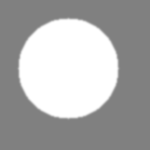
%> input picture Homework3/test.png, 150 x 150 px
$ octave --eval "houImg;"   (GNU Octave 9; MATLAB toolbox functions it lacks are replaced by stand-ins)
%> lines starting %> are read from the running program, lines starting %| are printed output that depends on the picture; in (x1, y1, x2, y2) boxes, pixels count from 0 and x2, y2 are one past the last pixel; in counts of white or black regions, pixels touching at a corner belong together; the program's own positions count from 1
function []=houImg()
img=imread('test.png');
%> img is the input picture: size 150x150x3 uint8; min 128, max 255, mean 172.3
%  拉普拉斯算子
filter=[0,1,0;1,-4,1;0,1,0];
% 算子大小
fsize=3;
flength = (fsize-1)/2;
% 图像灰度转换
bwImg = double (rgb2gray(img));
[imgH,imgW]=size(bwImg);
%> imgH = 150; imgW = 150
id=1;
imshow(bwImg);
% 处理图像，结果保存在gNewImg
for i=1+flength:imgH-flength
    for j=1+flength:imgW-flength
            temp = bwImg(i-flength:i+flength,j-flength:j+flength);
            newImg(i,j)=sum(sum(temp.*filter));
%             记录边缘点坐标
            if newImg(i,j) ~= 0
                x(id)=i;
                y(id)=j;
                id=id+1;
            end
    end
end
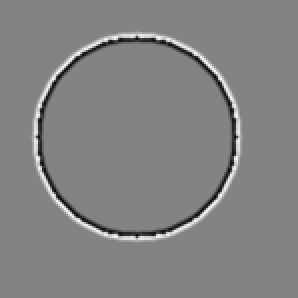
%> newImg: size 149x149 double (shown 2 times larger); min -34, max 32, mean 0; drawn with min black and max white
%> after the loop, id = 1933; x = 1932 values from 16 to 122; y = 1932 values, max 122 at index 959, min 16 at index 946, mean 69
imshow(newImg);
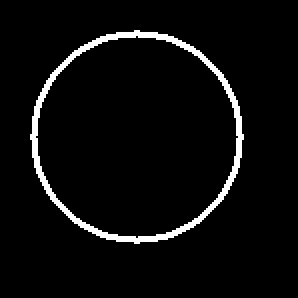
%> displayed picture: size 149x149, on the screen's scale of 0 to 255 (shown 2 times larger); 4.5% white; 1 white region, box (x1, y1, x2, y2) and area: (15, 15, 122, 122) 996
% figure;
% scatter(x,y);
ahold on;
%> (this line was passed over: ahold is not available in this run)
data=[x;y];
%> data = 1932 columns, first 8: [16 16 16 17 17 17 17 17; 68 69 70 59 60 61 62 63]
number=size(data,2);
%> number = 1932
% 霍夫空间
nma=20;
h=zeros(315,2*nma);
ti=1;
% 拟合阈值
ma=80;
for theta=0:0.01:3.14
    p=[-sin(theta),cos(theta)];
    d=p*data;
    for i=1:number
   %由于霍夫空间中d比较大，对d值进行了缩放
    h(ti,round(d(i)/10+nma))=h(ti,round(d(i)/10+nma))+1;
    end
    ti=ti+1;
end
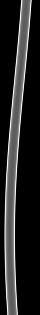
%> h: size 315x40 double; min 0, max 345, mean 48.3; drawn with min black and max white
%> after the loop, ti = 316
[tx,p]=find(h>ma);
%> tx = 3454 values from 1 to 315; p = 3454 values from 5 to 32
% 符合直线条数
lines=size(tx);
%> lines = [3454 1]
% 将还原回距离R
r=(p-nma)*10;
%> r = 3454 values from -150 to 120
% 将theta还原
tx=0.01*tx;
%> tx = 3454 values, max 3.15 at index 447, min 0.01 at index 2768, mean 1.58
x=min(data(:)):20:max(data(:));
%> x = [16 36 56 76 96 116]
% 画出拟合曲线
    for i=1:80:lines
        y = tan(tx(i))*x+r(i)/cos(tx(i));
        if max(y)<160 && min(y)>0
          plot(x,y,'r');
        end
    end
%> this loop made 44 passes
%> (i, y) on passes 2 to 13: (81, [210.5 184.1 157.8 131.4 105.1 78.73]), (161, [464.2 385.6 307.1 228.5 149.9 71.29]), (241, [140.7 129.2 117.8 106.3 94.77 83.27]), (321, [334 273.5 213 152.4 91.93 31.42]), (401, [125.6 115.9 106.2 96.51 86.81 77.11]), (481, [594.2 469.7 345.1 220.5 95.97 -28.59]), (561, [123.1 109.1 95.08 81.06 67.03 53]), (641, [-698 -533.3 -368.5 -203.8 -39 125.8]), (721, [139.4 114.6 89.83 65.06 40.28 15.51]), (801, [98.95 97.11 95.28 93.44 91.6 89.77]), (881, [261.8 194.6 127.4 60.16 -7.06 -74.28]), (961, [93.19 82.74 72.28 61.83 51.38 40.92])
%> y on pass 1: [249.6 219 188.4 157.8 127.3 96.68]
%> `houImg;`:
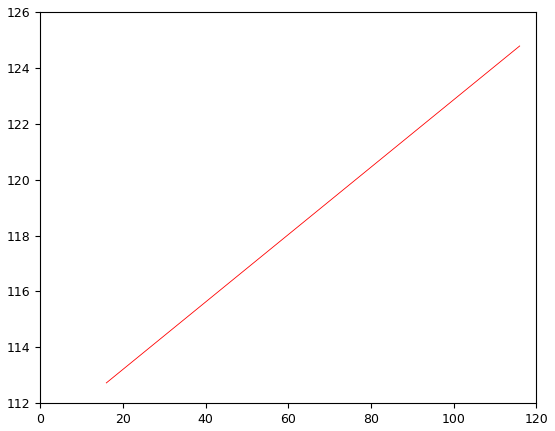
%> figure redrawn from the program's plot data
end
